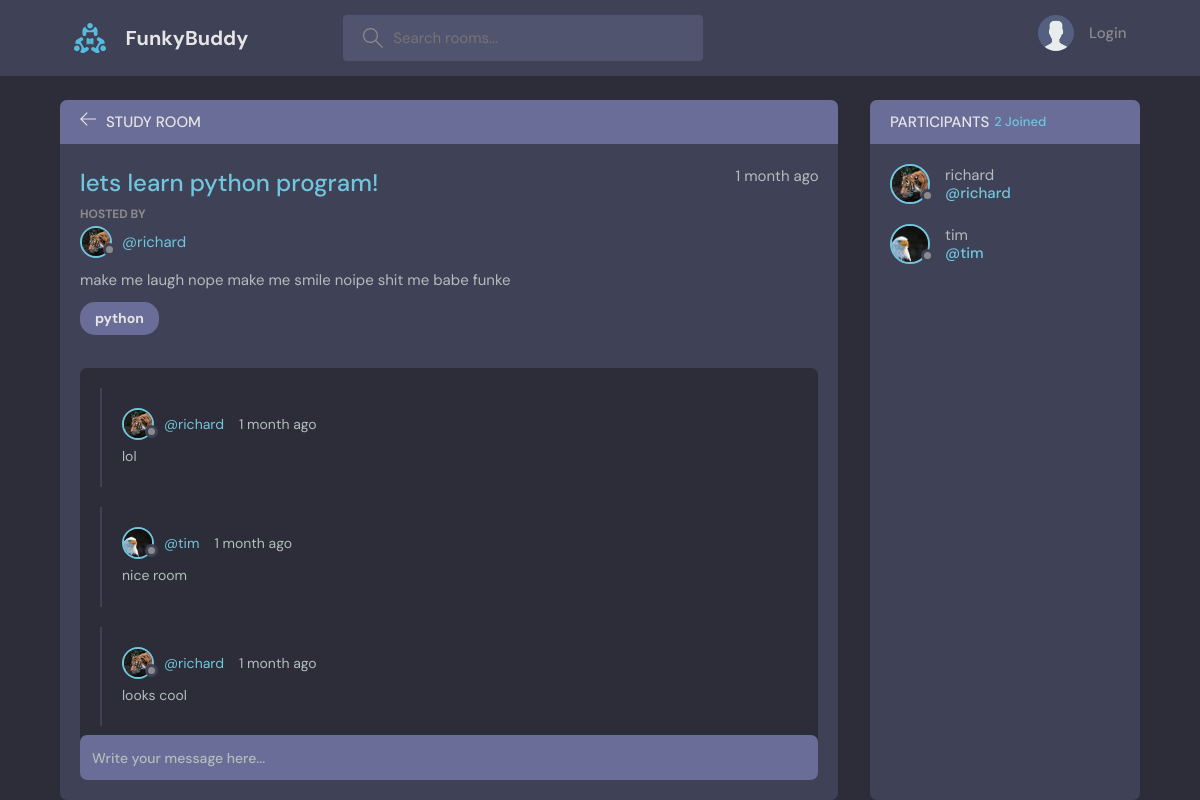
The page /room/1/ on the database its author committed.
### base/models.py (models this page shows, shortened)
class Room(models.Model):
    host = models.ForeignKey(User, on_delete=models.SET_NULL, null=True)
    topic = models.ForeignKey(Topic, on_delete=models.SET_NULL, null=True)
    name = models.CharField( max_length=200)
    description = models.TextField(null=True, blank=True)
    participants= models.ManyToManyField(User, related_name='participants', blank=True)
    updated = models.DateTimeField(auto_now=True)
    created = models.DateTimeField(auto_now_add=True)
    class Meta:
        ordering = ['-updated', '-created']

class User(AbstractUser):
    name = models.CharField(max_length=200, null=True)
    email = models.EmailField(unique=True, null=True)
    bio = models.TextField(null=True)
    avatar = models.ImageField(null=True, default="avatar.svg")
    USERNAME_FIELD = 'email'
    REQUIRED_FIELDS = []

class Topic(models.Model):
    name= models.CharField(max_length=200)
    def __str__(self):
        return self.name

class Message(models.Model):
    user = models.ForeignKey(User, on_delete=models.CASCADE)
    room = models.ForeignKey(Room,on_delete=models.CASCADE)
    body = models.TextField()
    updated = models.DateTimeField(auto_now=True)
    created = models.DateTimeField(auto_now_add=True)
    class Meta:
        ordering = ['-updated', '-created']

### base/views.py (the view, shortened to what this page needs)
# urls.py: path('room/<str:pk>/', views.room, name="room"),
def room(request, pk):
    room = Room.objects.get(id=pk)
    room_messages = room.message_set.all()
    participants = room.participants.all()
    context = {'room': room, 'room_messages': room_messages,'participants': participants}
    return render(request, 'base/room.html', context)

### base/templates/base/room.html (shortened to what this page needs)
{% extends 'main.html'%}
{% block content%}
<main class="profile-page layout layout--2">
  <div class="container">
    <div class="room">
      <div class="room__top">
        <div class="room__topLeft">
          <a href="{% url 'home' %}">
            <svg version="1.1" xmlns="http://www.w3.org/2000/svg" width="32" height="32" viewBox="0 0 32 32">
              <title>arrow-left</title>
              <path
                d="M13.723 2.286l-13.723 13.714 13.719 13.714 1.616-1.611-10.96-10.96h27.625v-2.286h-27.625l10.965-10.965-1.616-1.607z"
              ></path>
            </svg>
          </a>
          <h3>Study Room</h3>
        </div>
      </div>
      <div class="room__box scroll">
        <div class="room__header scroll">
          <div class="room__info">
            <h3>{{room.name}}</h3>
            <span>{{room.created|timesince}} ago</span>
          </div>
          <div class="room__hosted">
            <p>Hosted By</p>
            <a href="{% url 'user-profile' room.host.id %}" class="room__author">
              <div class="avatar avatar--small">
                <img src="{{room.host.avatar.url}}" />
              </div>
              <span>@{{room.host.username}}</span>
            </a>
          </div>
        {{room.host.bio}}
         <h3> <span class="room__topics">{{room.topic}}</span></h3>
        </div>
        <div class="room__conversation">
          <div class="threads scroll">
            {% for message in room_messages %}
            <div class="thread">
              <div class="thread__top">
                <div class="thread__author">
                  <a href="{% url 'user-profile' message.user.id %}" class="thread__authorInfo">
                    <div class="avatar avatar--small">
                      <img src="{{message.user.avatar.url}}" />
                    </div>
                    <span>@{{message.user.username}}</span>
                  </a>
                  <span class="thread__date">{{message.created|timesince}} ago</span>
                </div>
              </div>
              <div class="thread__details">
                {{message.body}}
              </div>
            </div>
            {% endfor %}
          </div>
        </div>
      </div>
      <div class="room__message">
        <form action="" method="POST">
          <input name="body" placeholder="Write your message here..." />
        </form>
      </div>
    </div>
    <div class="participants">
      <h3 class="participants__top">Participants <span>{{participants.count}} Joined</span></h3>
      <div class="participants__list scroll">
        {% for user in participants %}
        <a href="{% url 'user-profile' user.id %}" class="participant">
          <div class="avatar avatar--medium">
            <img src="{{user.avatar.url}}" />
          </div>
          <p>
            {{user.username}}
            <span>@{{user.username}}</span>
          </p>
        </a>
        {% endfor %}
      </div>
    </div>
  </div>
</main>
{% endblock %}

### rows shown on the page
Room: name "lets learn python program!", created "1 month", host.avatar (picture), host.username "richard", host.bio "make me laugh nope make me smile noipe shit me babe funke", topic "python"
Message: user.avatar (picture), user.username "richard", created "1 month", body "lol"
Message: user.avatar (picture), user.username "tim", created "1 month", body "nice room"
Message: user.avatar (picture), user.username "richard", created "1 month", body "looks cool"
User: avatar (picture), username "richard"
User: avatar (picture), username "tim"

### other values the page prints
{{ participants.count }} "2"
